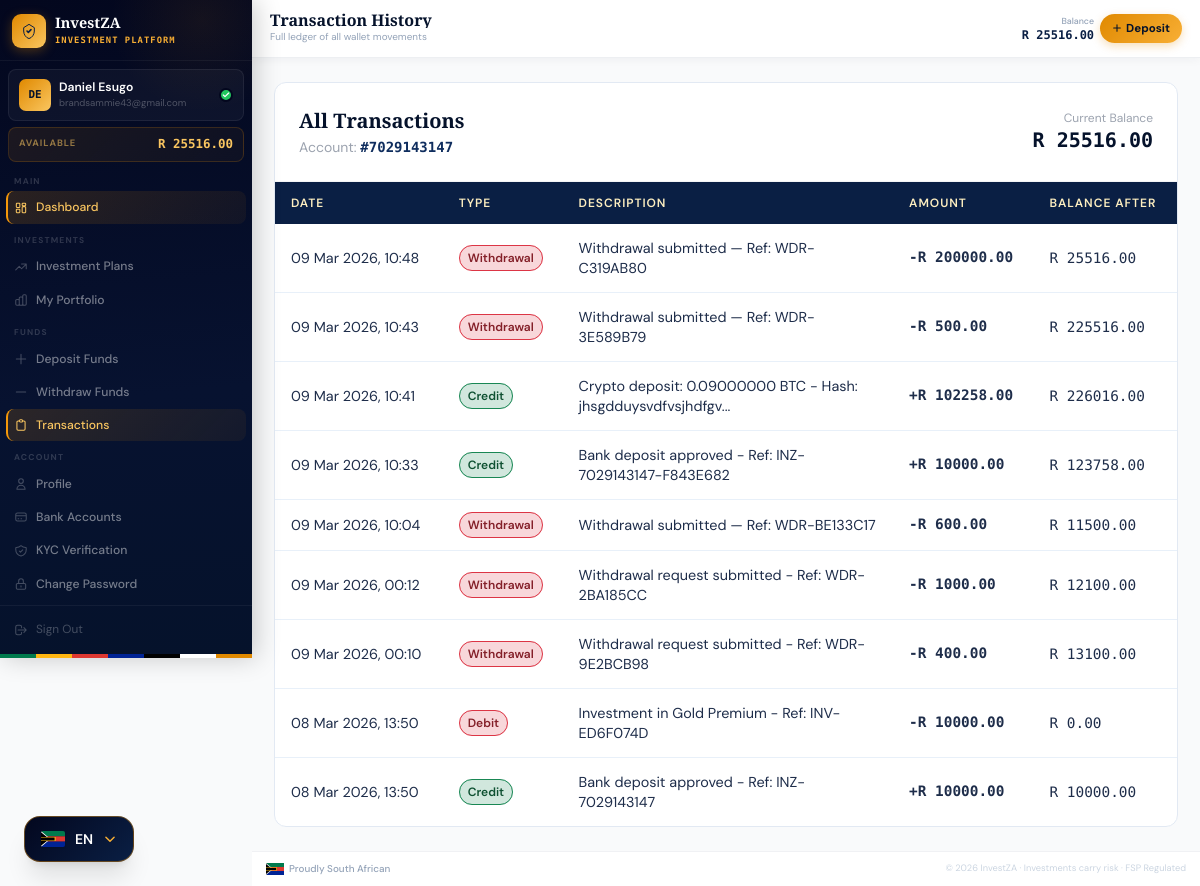
/dashboard/transactions/ (signed in), run on the app's committed database.
### apps/accounts/models.py (models this page shows, shortened)
class User(AbstractUser):
    id = models.UUIDField(primary_key=True, default=uuid.uuid4, editable=False)
    email = models.EmailField(_('email address'), unique=True)
    phone_number = models.CharField(max_length=20, blank=True)
    date_of_birth = models.DateField(null=True, blank=True)
    id_number = models.CharField(max_length=20, blank=True, help_text="SA ID Number or Passport")
    profile_photo = models.ImageField(upload_to='profile_photos/', blank=True, null=True)
    is_verified = models.BooleanField(default=False, help_text="KYC verified user")
    is_active_investor = models.BooleanField(default=False)
    referral_code = models.CharField(max_length=8, unique=True, default=generate_referral_code)
    referred_by = models.ForeignKey(
        'self', null=True, blank=True,
        on_delete=models.SET_NULL,
        related_name='referrals'
    )
    created_at = models.DateTimeField(auto_now_add=True)
    last_seen = models.DateTimeField(null=True, blank=True)
    USERNAME_FIELD = 'email'
    REQUIRED_FIELDS = ['username', 'first_name', 'last_name']
    class Meta:
        verbose_name = 'User'
        verbose_name_plural = 'Users'
        ordering = ['-created_at']
    def get_wallet(self):
        wallet, _ = Wallet.objects.get_or_create(user=self)
        return wallet

class Wallet(models.Model):
    user = models.OneToOneField(User, on_delete=models.CASCADE, related_name='wallet')
    account_number = models.CharField(max_length=10, unique=True, default=generate_account_number)
    available_balance = models.DecimalField(max_digits=15, decimal_places=2, default=0.00)
    invested_balance = models.DecimalField(max_digits=15, decimal_places=2, default=0.00)
    total_earned = models.DecimalField(max_digits=15, decimal_places=2, default=0.00)
    pending_withdrawal = models.DecimalField(max_digits=15, decimal_places=2, default=0.00)
    created_at = models.DateTimeField(auto_now_add=True)
    updated_at = models.DateTimeField(auto_now=True)
    class Meta:
        verbose_name = 'Wallet'

class WalletTransaction(models.Model):
    TRANSACTION_TYPES = [
        ('CREDIT', 'Credit'),
        ('DEBIT', 'Debit'),
        ('INVESTMENT', 'Investment'),
        ('ROI', 'ROI Return'),
        ('WITHDRAWAL', 'Withdrawal'),
        ('DEPOSIT', 'Deposit'),
        ('REFUND', 'Refund'),
    ]
    id = models.UUIDField(primary_key=True, default=uuid.uuid4, editable=False)
    wallet = models.ForeignKey(Wallet, on_delete=models.CASCADE, related_name='transactions')
    transaction_type = models.CharField(max_length=20, choices=TRANSACTION_TYPES)
    amount = models.DecimalField(max_digits=15, decimal_places=2)
    description = models.CharField(max_length=255)
    reference = models.CharField(max_length=100, blank=True)
    balance_after = models.DecimalField(max_digits=15, decimal_places=2)
    created_at = models.DateTimeField(auto_now_add=True)
    class Meta:
        ordering = ['-created_at']
        verbose_name = 'Wallet Transaction'

### apps/accounts/views.py (the view)
@login_required
def transaction_history(request):
    wallet = request.user.get_wallet()
    transactions = WalletTransaction.objects.filter(wallet=wallet).order_by('-created_at')
    return render(request, 'dashboard/transactions.html', {
        'transactions': transactions,
        'wallet': wallet
    })

### apps/accounts/context_processors.py (called while the page is built, shortened)
def platform_settings(request):
    return {
        'PLATFORM_NAME': getattr(settings, 'PLATFORM_NAME', 'InvestZA'),
        'PLATFORM_CURRENCY': getattr(settings, 'PLATFORM_CURRENCY', 'ZAR'),
        'PLATFORM_CURRENCY_SYMBOL': getattr(settings, 'PLATFORM_CURRENCY_SYMBOL', 'R'),
        'SUPPORT_EMAIL': getattr(settings, 'SUPPORT_EMAIL', 'support@investza.co.za'),
        'SUPPORT_PHONE': getattr(settings, 'SUPPORT_PHONE', '+27 (0) 10 000 0000'),
    }

def admin_pending_counts(request):
    if not request.user.is_authenticated or not (request.user.is_staff or request.user.is_superuser):
        return {}

### templates/dashboard/transactions.html (shortened to what this page needs)
{% extends "base/dashboard_base.html" %}
{% block page_title %}Transaction History{% endblock %}
{% block page_subtitle %}Full ledger of all wallet movements{% endblock %}
{% block content %}
<div class="card overflow-hidden fade-up fade-up-1">
  <div class="p-6 border-b border-gray-100 flex items-center justify-between">
    <div>
      <h3 class="font-display font-bold text-navy-900 text-xl">All Transactions</h3>
      <p class="text-gray-400 text-sm mt-0.5">Account: <span class="font-mono font-bold text-navy-700">#{{ wallet.account_number }}</span></p>
    </div>
    <div class="text-right">
      <p class="text-xs text-gray-400">Current Balance</p>
      <p class="font-mono font-bold text-navy-900 text-xl">R {{ wallet.available_balance|floatformat:2 }}</p>
    </div>
  </div>
  {% if transactions %}
  <div class="overflow-x-auto">
    <table class="data-table">
      <thead>
        <tr><th>Date</th><th>Type</th><th>Description</th><th>Amount</th><th>Balance After</th></tr>
      </thead>
      <tbody>
        {% for txn in transactions %}
        <tr>
          <td class="text-gray-500 text-xs whitespace-nowrap">{{ txn.created_at|date:"d M Y, H:i" }}</td>
          <td>
            <span class="px-2 py-1 rounded-full text-xs font-semibold
              {% if txn.transaction_type in 'CREDIT,ROI,DEPOSIT,REFUND' %}badge-approved{% else %}badge-rejected{% endif %}">
              {{ txn.get_transaction_type_display }}
            </span>
          </td>
          <td class="text-gray-600 text-sm max-w-xs">{{ txn.description }}</td>
          <td class="font-mono font-bold whitespace-nowrap
            {% if txn.transaction_type in 'CREDIT,ROI,DEPOSIT,REFUND' %}text-green-600{% else %}text-red-500{% endif %}">
            {% if txn.transaction_type in 'CREDIT,ROI,DEPOSIT,REFUND' %}+{% else %}-{% endif %}R {{ txn.amount|floatformat:2 }}
          </td>
          <td class="font-mono text-navy-700 text-sm">R {{ txn.balance_after|floatformat:2 }}</td>
        </tr>
        {% endfor %}
      </tbody>
    </table>
  </div>
  {% else %}
  <div class="p-20 text-center">
    <div class="text-5xl mb-4">📒</div>
    <p class="text-gray-400">No transactions yet. Make a deposit to get started.</p>
  </div>
  {% endif %}
</div>
{% endblock %}

### templates/base/dashboard_base.html (shortened to what this page needs)
{% extends "base/base.html" %}
{% block body %}
<div class="iz-shell">
  <aside id="sidebar" class="iz-sidebar">
    <div class="iz-sidebar-brand">
      <div class="iz-logo-mark">
        <svg width="16" height="16" viewBox="0 0 24 24" fill="none">
          <path d="M9 12l2 2 4-4" stroke="#0a1f44" stroke-width="2.4" stroke-linecap="round" stroke-linejoin="round"/>
          <path d="M12 2L4 7v5c0 5.25 3.4 10.15 8 11.35C16.6 22.15 20 17.25 20 12V7L12 2z" stroke="#0a1f44" stroke-width="1.5" fill="none"/>
        </svg>
      </div>
      <div class="iz-brand-text">
        <span class="iz-brand-name">{{ PLATFORM_NAME }}</span>
        <span class="iz-brand-tag">Investment Platform</span>
      </div>
    </div>
    <div class="iz-user-card">
      <div class="iz-avatar">{{ request.user.first_name|first|upper }}{{ request.user.last_name|first|upper }}</div>
      <div class="iz-user-info">
        <p class="iz-user-name">{{ request.user.get_full_name }}</p>
        <p class="iz-user-email">{{ request.user.email }}</p>
      </div>
      {% if request.user.is_verified %}
      <div class="iz-verified-badge" title="KYC Verified">
        <svg width="8" height="8" viewBox="0 0 24 24" fill="none"><path d="M20 6L9 17l-5-5" stroke="white" stroke-width="3.5" stroke-linecap="round" stroke-linejoin="round"/></svg>
      </div>
      {% endif %}
    </div>
    <div class="iz-balance-strip">
      <span class="iz-balance-label">Available</span>
      <span class="iz-balance-value">R {% if request.user.wallet %}{{ request.user.wallet.available_balance|floatformat:2 }}{% else %}0.00{% endif %}</span>
    </div>
    <nav class="iz-nav">
      <span class="iz-nav-group-label">Main</span>
      <a href="{% url 'dashboard' %}" class="iz-nav-link">
        Dashboard
      </a>
      <span class="iz-nav-group-label">Investments</span>
      <a href="{% url 'investment_list' %}" class="iz-nav-link">
        <svg class="iz-nav-icon" fill="none" stroke="currentColor" viewBox="0 0 24 24"><path stroke-linecap="round" stroke-linejoin="round" stroke-width="1.8" d="M13 7h8m0 0v8m0-8l-8 8-4-4-6 6"/></svg>
        Investment Plans
      </a>
      <a href="{% url 'my_investments' %}" class="iz-nav-link">
        My Portfolio
      </a>
      <span class="iz-nav-group-label">Funds</span>
      <a href="{% url 'deposit_home' %}" class="iz-nav-link">
        <svg class="iz-nav-icon" fill="none" stroke="currentColor" viewBox="0 0 24 24"><path stroke-linecap="round" stroke-linejoin="round" stroke-width="1.8" d="M12 4v16m8-8H4"/></svg>
        Deposit Funds
      </a>
      <a href="{% url 'withdrawal_home' %}" class="iz-nav-link">
        <svg class="iz-nav-icon" fill="none" stroke="currentColor" viewBox="0 0 24 24"><path stroke-linecap="round" stroke-linejoin="round" stroke-width="1.8" d="M20 12H4"/></svg>
        Withdraw Funds
      </a>
      <a href="{% url 'transaction_history' %}" class="iz-nav-link">
        <svg class="iz-nav-icon" fill="none" stroke="currentColor" viewBox="0 0 24 24"><path stroke-linecap="round" stroke-linejoin="round" stroke-width="1.8" d="M9 5H7a2 2 0 00-2 2v12a2 2 0 002 2h10a2 2 0 002-2V7a2 2 0 00-2-2h-2M9 5a2 2 0 002 2h2a2 2 0 002-2M9 5a2 2 0 012-2h2a2 2 0 012 2"/></svg>
        Transactions
      </a>
      <span class="iz-nav-group-label">Account</span>
      <a href="{% url 'profile' %}" class="iz-nav-link">
        <svg class="iz-nav-icon" fill="none" stroke="currentColor" viewBox="0 0 24 24"><path stroke-linecap="round" stroke-linejoin="round" stroke-width="1.8" d="M16 7a4 4 0 11-8 0 4 4 0 018 0zM12 14a7 7 0 00-7 7h14a7 7 0 00-7-7z"/></svg>
        Profile
      </a>
      <a href="{% url 'bank_accounts' %}" class="iz-nav-link">
        <svg class="iz-nav-icon" fill="none" stroke="currentColor" viewBox="0 0 24 24"><path stroke-linecap="round" stroke-linejoin="round" stroke-width="1.8" d="M3 10h18M7 15h1m4 0h1m-7 4h12a3 3 0 003-3V8a3 3 0 00-3-3H6a3 3 0 00-3 3v8a3 3 0 003 3z"/></svg>
        Bank Accounts
      </a>
      <a href="{% url 'kyc_verification' %}" class="iz-nav-link">
        KYC Verification
      </a>
      <a href="{% url 'password_change' %}" class="iz-nav-link">
        <svg class="iz-nav-icon" fill="none" stroke="currentColor" viewBox="0 0 24 24"><path stroke-linecap="round" stroke-linejoin="round" stroke-width="1.8" d="M12 15v2m-6 4h12a2 2 0 002-2v-6a2 2 0 00-2-2H6a2 2 0 00-2 2v6a2 2 0 002 2zm10-10V7a4 4 0 00-8 0v4h8z"/></svg>
        Change Password
      </a>
    </nav>
    <div class="iz-sidebar-footer">
      <a href="{% url 'logout' %}" class="iz-signout">
        <svg width="14" height="14" fill="none" stroke="currentColor" viewBox="0 0 24 24"><path stroke-linecap="round" stroke-linejoin="round" stroke-width="1.8" d="M17 16l4-4m0 0l-4-4m4 4H7m6 4v1a3 3 0 01-3 3H6a3 3 0 01-3-3V7a3 3 0 013-3h4a3 3 0 013 3v1"/></svg>
        Sign Out
      </a>
    </div>
    <div class="iz-flag-strip" aria-hidden="true"></div>
  </aside>
  <div class="iz-main">
    <header class="iz-header">
      <div class="iz-header-left">
        <div class="iz-page-heading">
          <h1 class="iz-page-title">{% block page_title %}Dashboard{% endblock %}</h1>
          <p class="iz-page-sub">{% block page_subtitle %}{% endblock %}</p>
        </div>
      </div>
      <div class="iz-header-right">
        <div class="iz-header-balance">
          <span class="iz-header-balance-label">Balance</span>
          <span class="iz-header-balance-val">R {% if request.user.wallet %}{{ request.user.wallet.available_balance|floatformat:2 }}{% else %}0.00{% endif %}</span>
        </div>
        <a href="{% url 'deposit_home' %}" class="iz-deposit-btn">
          <svg width="10" height="10" fill="none" stroke="currentColor" viewBox="0 0 24 24"><path stroke-linecap="round" stroke-linejoin="round" stroke-width="2.5" d="M12 4v16m8-8H4"/></svg>
          <span>Deposit</span>
        </a>
      </div>
    </header>
    <main class="iz-content">
      {% block content %}{% endblock %}
    </main>
    <footer class="iz-footer">
      <div class="iz-footer-inner">
        <div class="iz-footer-sa">
          <span>Proudly South African</span>
        </div>
        <p class="iz-footer-legal">© {% now "Y" %} {{ PLATFORM_NAME }} · Investments carry risk · FSP Regulated</p>
      </div>
    </footer>
  </div>
</div>
{% endblock %}

### templates/base/base.html (style rules this page uses)
*, *::before, *::after { box-sizing: border-box; }
body { font-family: 'DM Sans', system-ui, sans-serif; }
h1,h2,h3,.font-display { font-family: 'Playfair Display', Georgia, serif; }
.fade-up { animation: fadeUp 0.55s ease forwards; }
.fade-up-1 { animation-delay: 0.05s; opacity: 0; }
.card { background: #fff; border: 1px solid #e2e9f3; border-radius: 12px; transition: box-shadow 0.25s, transform 0.25s; }
.badge-approved { background:#d1e7dd; color:#0f5132; border:1px solid #198754; }
.badge-rejected { background:#f8d7da; color:#842029; border:1px solid #dc3545; }
.data-table { width: 100%; border-collapse: collapse; }
.data-table th { background: #0a1f44; color: #fdeec0; font-family: 'DM Sans', sans-serif; font-size: 0.75rem; font-weight: 600; letter-spacing: 0.08em; text-transform: uppercase; padding: 0.75rem 1rem; text-align: left; }
.data-table td { padding: 0.875rem 1rem; border-bottom: 1px solid #e8f0f9; font-size: 0.9rem; color: #1e2d4a; }
.data-table tr:last-child td { border-bottom: none; }

### data on the page
User: user.first_name|first "D", user.last_name|first "E", user.get_full_name "Daniel Esugo", user.email "brandsammie43@gmail.com", user.wallet.available_balance "25516.00"
Wallet: account_number "7029143147", available_balance "25516.00"
WalletTransaction: created_at "09 Mar 2026, 10:48", transaction_type "Withdrawal", description "Withdrawal submitted — Ref: WDR-C319AB80", amount "200000.00", balance_after "25516.00"
WalletTransaction: created_at "09 Mar 2026, 10:43", transaction_type "Withdrawal", description "Withdrawal submitted — Ref: WDR-3E589B79", amount "500.00", balance_after "225516.00"
WalletTransaction: created_at "09 Mar 2026, 10:41", transaction_type "Credit", description "Crypto deposit: 0.09000000 BTC - Hash: jhsgdduysvdfvsjhdfgv...", amount "102258.00", balance_after "226016.00"
WalletTransaction: created_at "09 Mar 2026, 10:33", transaction_type "Credit", description "Bank deposit approved - Ref: INZ-7029143147-F843E682", amount "10000.00", balance_after "123758.00"
WalletTransaction: created_at "09 Mar 2026, 10:04", transaction_type "Withdrawal", description "Withdrawal submitted — Ref: WDR-BE133C17", amount "600.00", balance_after "11500.00"
WalletTransaction: created_at "09 Mar 2026, 00:12", transaction_type "Withdrawal", description "Withdrawal request submitted - Ref: WDR-2BA185CC", amount "1000.00", balance_after "12100.00"
WalletTransaction: created_at "09 Mar 2026, 00:10", transaction_type "Withdrawal", description "Withdrawal request submitted - Ref: WDR-9E2BCB98", amount "400.00", balance_after "13100.00"
WalletTransaction: created_at "08 Mar 2026, 13:50", transaction_type "Debit", description "Investment in Gold Premium - Ref: INV-ED6F074D", amount "10000.00", balance_after "0.00"
WalletTransaction: created_at "08 Mar 2026, 13:50", transaction_type "Credit", description "Bank deposit approved - Ref: INZ-7029143147", amount "10000.00", balance_after "10000.00"

### other printed values
{{ PLATFORM_NAME }} "InvestZA"
